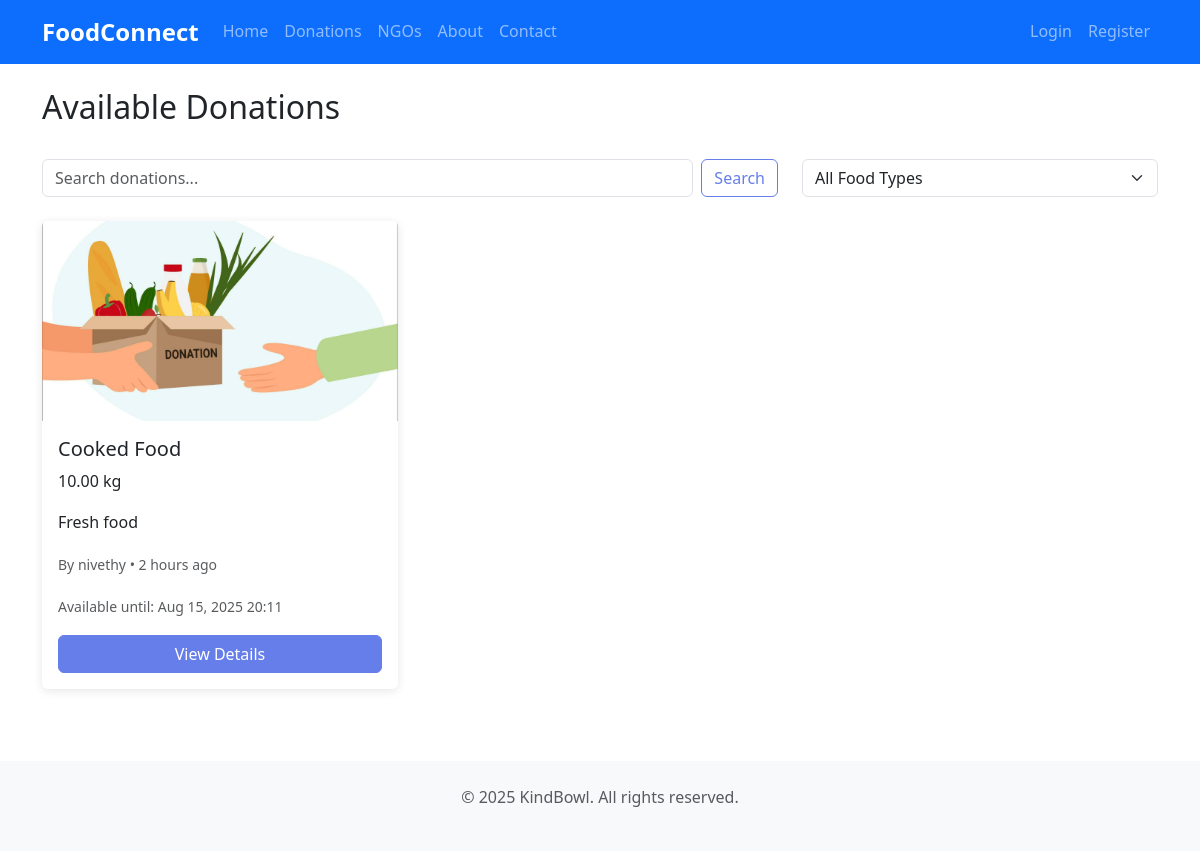
Page /donations/ on the committed database.
### donations/models.py (models this page shows, shortened)
class FoodDonation(models.Model):
    FOOD_TYPES = [
        ('cooked', 'Cooked Food'),
        ('raw', 'Raw Food'),
        ('packaged', 'Packaged Food'),
        ('beverages', 'Beverages'),
        ('other', 'Other'),
    ]
    STATUS_CHOICES = [
        ('available', 'Available'),
        ('accepted', 'Accepted'),
        ('completed', 'Completed'),
        ('expired', 'Expired'),
        ('cancelled', 'Cancelled'),
    ]
    donor = models.ForeignKey(User, on_delete=models.CASCADE)
    food_type = models.CharField(max_length=50, choices=FOOD_TYPES)
    quantity = models.DecimalField(max_digits=10, decimal_places=2)
    unit = models.CharField(max_length=20)
    description = models.TextField()
    pickup_option = models.BooleanField(default=True)
    drop_off_address = models.TextField(blank=True)
    available_until = models.DateTimeField()
    status = models.CharField(max_length=20, choices=STATUS_CHOICES, default='available')
    image = models.ImageField(upload_to='donations/', blank=True, null=True)
    created_at = models.DateTimeField(auto_now_add=True)
    updated_at = models.DateTimeField(auto_now=True)
    class Meta:
        verbose_name = 'Food Donation'
        verbose_name_plural = 'Food Donations'
        ordering = ['-created_at']

### accounts/models.py (models this page shows, shortened)
class User(AbstractUser):
    USER_TYPES = [
        ('donor', 'Donor'),
        ('ngo', 'NGO'),
        ('admin', 'Admin'),
    ]
    user_type = models.CharField(max_length=20, choices=USER_TYPES, default='donor')
    phone = models.CharField(max_length=15, blank=True)
    address = models.TextField(blank=True)
    created_at = models.DateTimeField(auto_now_add=True)
    updated_at = models.DateTimeField(auto_now=True)
    class Meta:
        verbose_name = 'User'
        verbose_name_plural = 'Users'

### donations/views.py (the view)
# urls.py: path('', views.donation_list, name='list'),
def donation_list(request):
    donations = FoodDonation.objects.filter(status='available').order_by('-created_at')
    query = request.GET.get('q')
    if query:
        donations = donations.filter(
            Q(food_type__icontains=query) |
            Q(description__icontains=query) |
            Q(donor__username__icontains=query)
        )
    food_type = request.GET.get('food_type')
    if food_type:
        donations = donations.filter(food_type=food_type)
    paginator = Paginator(donations, 12)
    page_number = request.GET.get('page')
    page_obj = paginator.get_page(page_number)
    context = {
        'page_obj': page_obj,
        'food_types': FoodDonation.FOOD_TYPES,
    }
    return render(request, 'donations/list.html', context)

### templates/donations/list.html (shortened to what this page needs)
{% extends 'base.html' %}
{% load crispy_forms_tags %}
{% block content %}
<div class="row">
    <div class="col-12">
        <div class="d-flex justify-content-between align-items-center mb-4">
            <h2>Available Donations</h2>
        </div>
    </div>
</div>
<div class="row mb-4">
    <div class="col-md-8">
        <form method="get" class="d-flex">
            <input type="text" name="q" class="form-control me-2" placeholder="Search donations..." value="{{ request.GET.q }}">
            <button type="submit" class="btn btn-outline-primary">Search</button>
        </form>
    </div>
    <div class="col-md-4">
        <select class="form-select" onchange="window.location.href=this.value">
            <option value="{% url 'donations:list' %}">All Food Types</option>
        </select>
    </div>
</div>
<div class="row">
    {% for donation in page_obj %}
    <div class="col-md-4 mb-4">
        <div class="card h-100">
            {% if donation.image %}
                <img src="{{ donation.image.url }}" class="card-img-top" alt="{{ donation.food_type }}" style="height: 200px; object-fit: cover;">
            {% else %}
                <div class="card-img-top bg-light d-flex align-items-center justify-content-center" style="height: 200px;">
                    <i class="fas fa-utensils fa-3x text-muted"></i>
                </div>
            {% endif %}
            <div class="card-body">
                <h5 class="card-title">{{ donation.get_food_type_display }}</h5>
                <p class="card-text">{{ donation.quantity }} {{ donation.unit }}</p>
                <p class="card-text">{{ donation.description|truncatewords:20 }}</p>
                <p class="card-text">
                    <small class="text-muted">
                        By {{ donation.donor.username }} • {{ donation.created_at|timesince }} ago
                    </small>
                </p>
                <p class="card-text">
                    <small class="text-muted">
                        Available until: {{ donation.available_until|date:"M d, Y H:i" }}
                    </small>
                </p>
                <div class="d-grid">
                    <a href="{% url 'donations:detail' donation.pk %}" class="btn btn-primary">View Details</a>
                </div>
            </div>
        </div>
    </div>
    {% endfor %}
</div>
{% endblock %}

### static/css/style.css (style rules this page uses)
body { font-family: 'Segoe UI', Tahoma, Geneva, Verdana, sans-serif; line-height: 1.6; }
.card { transition: transform 0.3s ease; border: none; box-shadow: 0 2px 10px rgba(0,0,0,0.1); }
.btn-primary { background-color: #667eea; border-color: #667eea; }
.btn-outline-primary { color: #667eea; border-color: #667eea; }

### rows in the picture
FoodDonation: image (picture), food_type "Cooked Food", quantity "10.00", unit "kg", description "Fresh food", donor.username "nivethy", created_at "2 hours", available_until "Aug 15, 2025 20:11"
